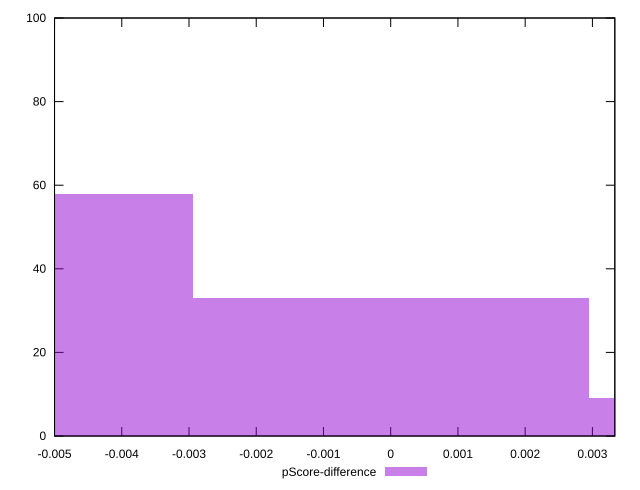

Reproduce this figure in gnuplot.
reset

$pScoreDifference <<EOF
-0.005884736535189724 58
0 33
0.005884736535189724 9
EOF

set key outside below
set boxwidth 0.005884736535189724
set xrange [-0.0050000000000000044:0.0033333333333332993]
set yrange [0:100]
set trange [0:100]
set style fill transparent solid 0.5 noborder
set terminal svg size 640, 490 enhanced background rgb 'white'
set output "reprap/unused-css-rules/samples/pages+cached+noexternal+nomedia+nocss/pScore-difference/histogram.svg"

plot $pScoreDifference title "pScore-difference" with boxes

reset
